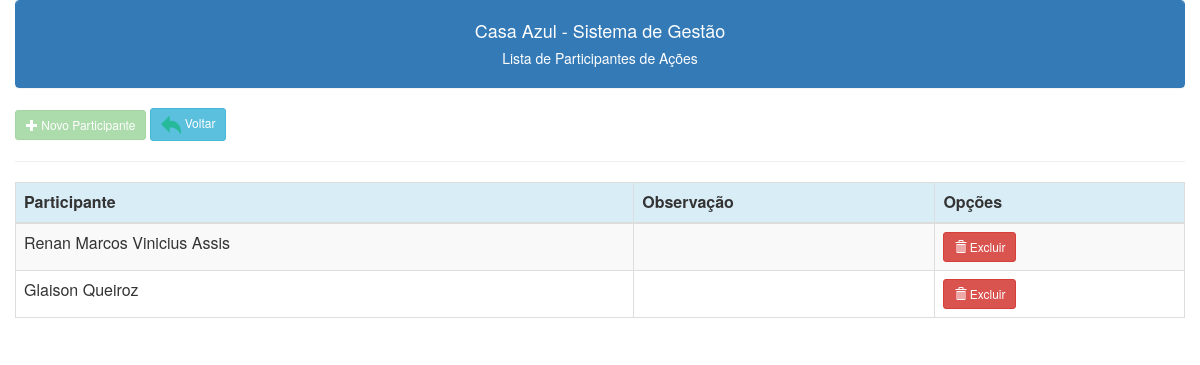
Page /acoes/participantes_acoes.php?id=1 (signed in) on the committed database.
### tables this page shows
CREATE TABLE IF NOT EXISTS `participantes_acoes` (
  `id` int NOT NULL AUTO_INCREMENT,
  `id_acao` int DEFAULT NULL,
  `id_participante` int DEFAULT NULL,
  `observacao` blob,
  PRIMARY KEY (`id`),
  KEY `FK_participantes_acoes_acoes` (`id_acao`),
  KEY `FK_participantes_acoes_cadastro` (`id_participante`),
  CONSTRAINT `FK_participantes_acoes_acoes` FOREIGN KEY (`id_acao`) REFERENCES `acoes` (`id`),
  CONSTRAINT `FK_participantes_acoes_cadastro` FOREIGN KEY (`id_participante`) REFERENCES `cadastro` (`id`)
);

CREATE TABLE IF NOT EXISTS `cadastro` (
  `id` int NOT NULL AUTO_INCREMENT,
  `nome` varchar(200) DEFAULT NULL,
  `datanasc` date DEFAULT NULL,
  `identidade` varchar(9) DEFAULT NULL,
  `cpf` varchar(11) DEFAULT NULL,
  `cep` varchar(12) DEFAULT NULL,
  `endereco` varchar(150) DEFAULT NULL,
  `bairro` varchar(120) DEFAULT NULL,
  `cidade` varchar(120) DEFAULT NULL,
  `nomepai` varchar(200) DEFAULT NULL,
  `nomemae` varchar(200) DEFAULT NULL,
  `fone1` varchar(20) DEFAULT NULL,
  `fone2` varchar(20) DEFAULT NULL,
  `fone3` varchar(20) DEFAULT NULL,
  `niss` varchar(11) DEFAULT NULL,
  `email` varchar(150) DEFAULT NULL,
  `data_cadastro` date DEFAULT NULL,
  `numerofilhos` int DEFAULT NULL,
  `sexo` char(1) DEFAULT NULL,
  `genero` char(1) DEFAULT NULL,
  `socio` char(1) DEFAULT NULL,
  `datasocio` date DEFAULT NULL,
  `observacao` blob,
  PRIMARY KEY (`id`)
);

### acoes/participantes_acoes.php (the view, shortened to what this page needs)
<?php
include("../conexao.php");
include("../links.php");
if (isset($_GET['id'])) {
    $id_acao = $_GET['id'];
} else {
    $id_acao = $_SESSION['id_acao'];
}
$c_sql2 = "select participantes_acoes.id, cadastro.nome AS participante,
    participantes_acoes.observacao
    from participantes_acoes
    JOIN cadastro ON participantes_acoes.id_participante = cadastro.ID
    where participantes_acoes.id_acao = $id_acao";
$result2 = $conection->query($c_sql2);
?>
<!DOCTYPE html>
<html lang="en">
<head>
    <link rel="stylesheet" href="/smedweb/css/basico.css">
</head>
<body>
    <div class="container-fluid">
        <div class="panel panel-primary class">
            <div class="panel-heading text-center">
                <h4>Casa Azul - Sistema de Gestão</h4>
                <h5>Lista de Participantes de Ações<h5>
            </div>
        </div>
        <button type="button" name="btn_novo" id="btn_novo" title="Inclusão de Novo Participante" class="btn btn-success btn-sm" data-toggle="modal" data-target="#novoModal"><span class="glyphicon glyphicon-plus"></span>
            Novo Participante
        </button>
        <a class="btn btn-info btn-sm" type="button" title="Voltar ao menu" href='/casaazul/acoes/acoes_lista.php'> <img src="\casaazul\images\voltar.png" alt="" width="20" height="20"> Voltar</a>
        <hr>
        <table class="table display table-striped table-bordered participantes">
            <thead class="thead">
                <tr class="info">
                    <th scope="col">Participante</th>
                    <th scope="col">Observação</th>
                    <th scope="col">Opções</th>
                </tr>
            </thead>
            <tbody>
                <?php
                if (!empty($c_sql2)) {
                    while ($c_linha2 = $result2->fetch_assoc()) {
                        echo "
                                    <tr>
                                    <td>$c_linha2[participante]</td>
                                    <td>$c_linha2[observacao]</td>
                                    <td>
                                    <a class='btn btn-danger btn-sm' href='javascript:func()'onclick='confirmacao($c_linha2[id])'><span class='glyphicon glyphicon-trash'></span> Excluir</a>
                                    </td>
                                    </tr>
                                    ";
                    }
                }
                ?>
            </tbody>
        </table>
    </div>
</body>
</html>

### acoes/participantes_acoes.php (style rules this page uses)
#btn_novo { pointer-events: none; opacity: 0.5; }

### rows in the picture
participantes_acoes: id_participante.nome "Renan Marcos Vinicius Assis"
participantes_acoes: id_participante.nome "Glaison Queiroz"
